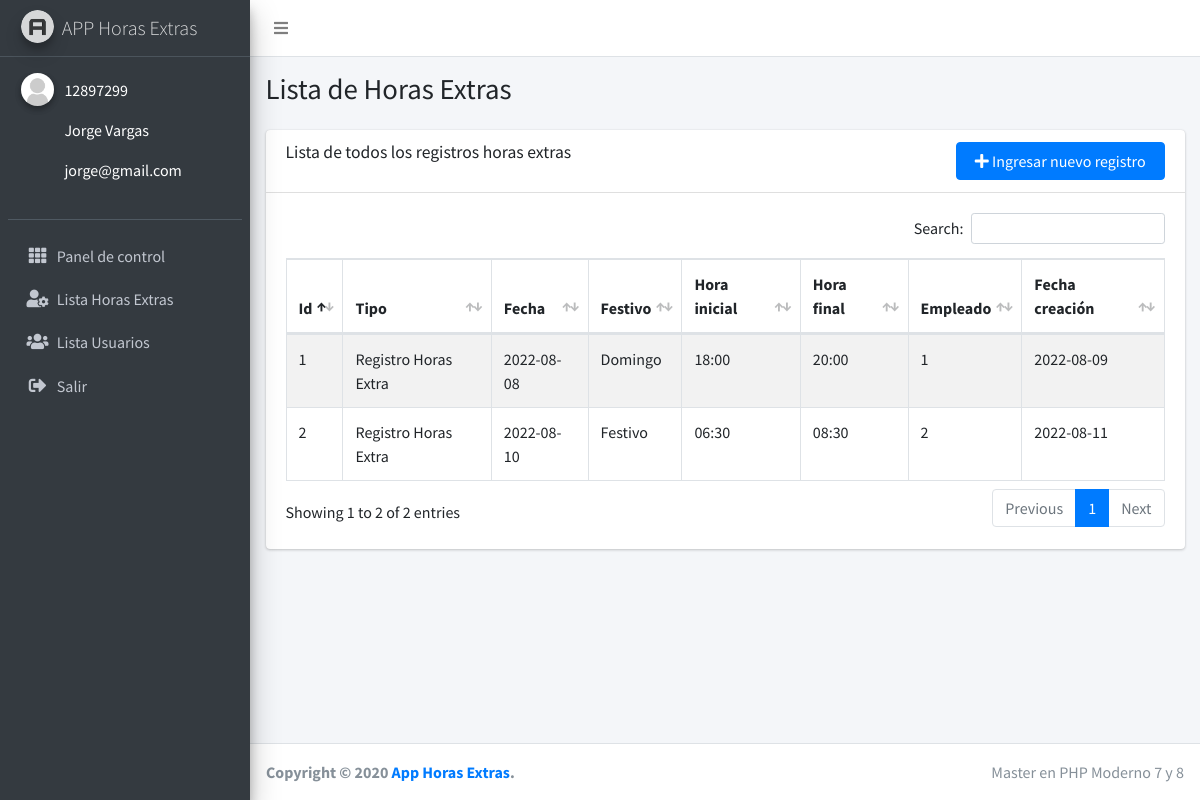
The page /lista_horas.php (signed in) on the database its author committed.
### tables this page shows
CREATE TABLE `registros` (
  `id` int(11) NOT NULL,
  `tipe` varchar(20) NOT NULL,
  `fecha` date NOT NULL,
  `festivo` varchar(20) NOT NULL,
  `hora_inicial` varchar(20) NOT NULL,
  `hora_final` varchar(20) NOT NULL,
  `empleado_id` int(11) NOT NULL,
  `fecha_creacion` date NOT NULL
);

### lista_horas.php (the view, shortened to what this page needs)
<?php include "includes/header.php" ?>
<?php
  $query = "SELECT * FROM registros";
  $stmt = $conn->query($query);
  $registros = $stmt->fetchAll(PDO::FETCH_OBJ);
?>
              <div class="card-header">
                <div class="row">
                  <div class="col-md-9">
                    <h3 class="card-title">Lista de todos los registros horas extras</h3>
                  </div>
                  <div class="col-md-3">
                    <button type="button" class="btn btn-primary btn-xl pull-right w-100" data-toggle="modal" data-target="#modal-ingresar-horas">
                      <i class="fa fa-plus"></i> Ingresar nuevo registro
                    </button>
                 </div>
              </div>
              </div>
              <div class="card-body">
                <table id="tblRegistros" class="table table-bordered table-striped">
                  <thead>
                  <tr>
                    <th>Id</th>
                    <th>Tipo</th>
                    <th>Fecha</th>
                    <th>Festivo</th>
                    <th>Hora inicial</th>
                    <th>Hora final</th>
                    <th>Empleado</th>
                    <th>Fecha creación</th>
                  </tr>
                  </thead>
                  <tbody>
                    <?php foreach($registros as $fila) : ?>
                      <tr>
                          <td><?php echo $fila->id; ?></td>
                          <td><?php echo $fila->tipe; ?></td>
                          <td><?php echo $fila->fecha; ?></td>
                          <td><?php echo $fila->festivo; ?></td>
                          <td><?php echo $fila->hora_inicial; ?></td>
                          <td><?php echo $fila->hora_final; ?></td>
                          <td><?php echo $fila->empleado_id ?></td>
                          <td><?php echo $fila->fecha_creacion ?></td>
                      </tr>
                    <?php endforeach; ?>
                  </tbody>
                </table>
              </div>
<?php include "includes/footer.php" ?>

### rows shown on the page
registros: id "1", tipe "Registro Horas Extra", fecha "2022-08-08", festivo "Domingo", hora_inicial "18:00", hora_final "20:00", empleado "1", fecha_creacion "2022-08-09"
registros: id "2", tipe "Registro Horas Extra", fecha "2022-08-10", festivo "Festivo", hora_inicial "06:30", hora_final "08:30", empleado "2", fecha_creacion "2022-08-11"

### other values the page prints
$cedula "12897299"
$nombre "Jorge Vargas"
$email "jorge@gmail.com"
